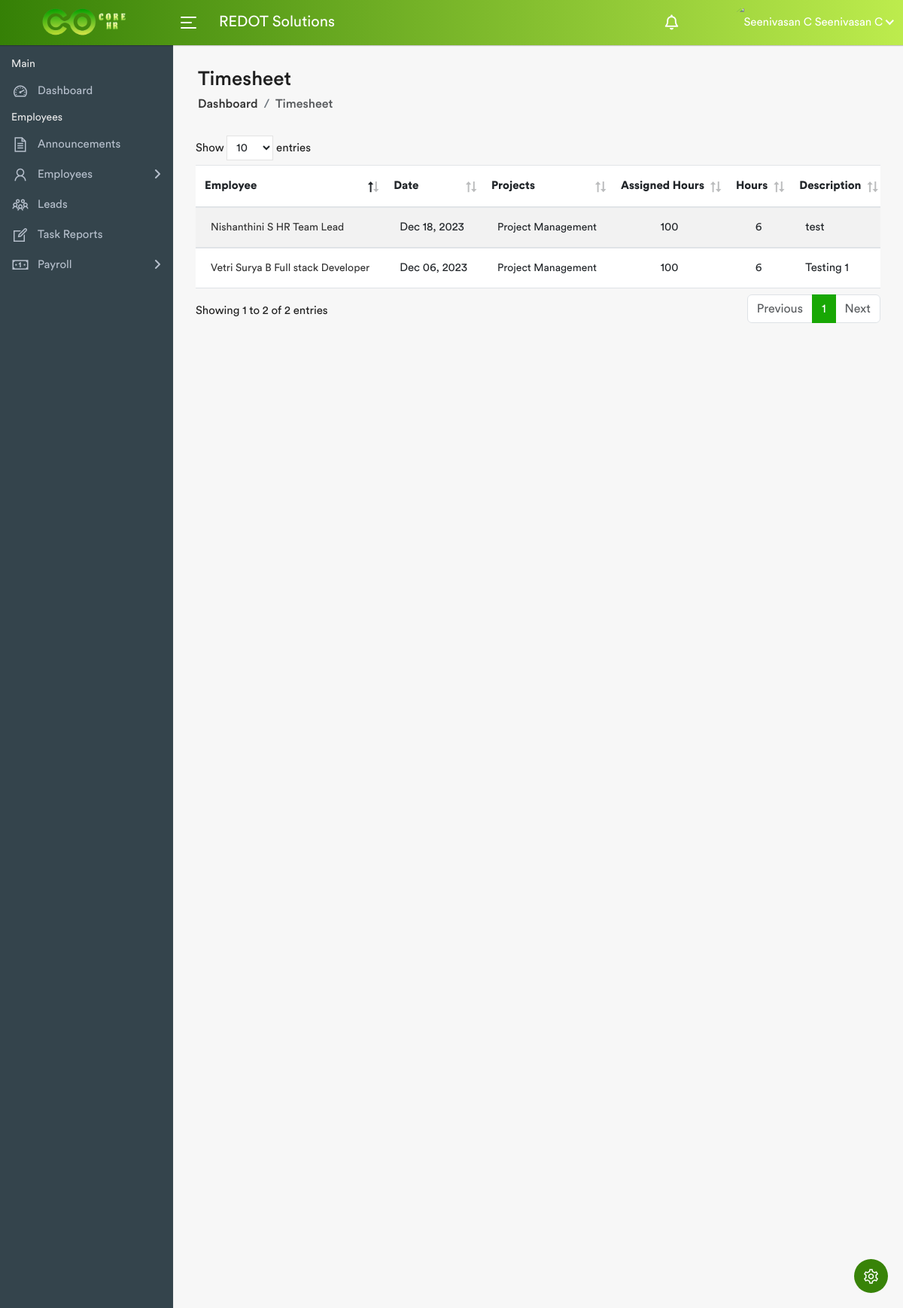
The page /timesheet.php (signed in) on the database its author committed.
### tables this page shows
CREATE TABLE `manage_emp` (
  `id` int(11) NOT NULL,
  `name` varchar(200) NOT NULL,
  `last_name` varchar(255) NOT NULL DEFAULT '',
  `emp_code` varchar(200) NOT NULL,
  `department` varchar(255) NOT NULL DEFAULT '',
  `company` varchar(100) NOT NULL DEFAULT '',
  `designation` varchar(100) NOT NULL DEFAULT '',
  `role` varchar(50) NOT NULL DEFAULT '',
  `image` varchar(255) NOT NULL DEFAULT '',
  `hr_leave_approver` varchar(255) NOT NULL DEFAULT '',
  `report_to` varchar(255) NOT NULL DEFAULT '',
  `dob` varchar(50) NOT NULL DEFAULT '',
  `gender` varchar(50) NOT NULL DEFAULT '',
  `address` varchar(100) NOT NULL DEFAULT '',
  `state` varchar(100) NOT NULL DEFAULT '',
  `country` varchar(100) NOT NULL DEFAULT '',
  `pincode` varchar(100) NOT NULL DEFAULT '',
  `mobile` varchar(50) NOT NULL DEFAULT '',
  `email` varchar(255) NOT NULL DEFAULT '',
  `web_url` varchar(255) NOT NULL DEFAULT '',
  `joining_date` varchar(255) NOT NULL DEFAULT '',
  `exit_date` varchar(255) NOT NULL DEFAULT '',
  `status` varchar(100) NOT NULL DEFAULT '',
  `lead_emp_code` varchar(100) NOT NULL DEFAULT '',
  `admin_notfiy` int(11) NOT NULL DEFAULT 0,
  `lead_notfiy` int(11) NOT NULL DEFAULT 0,
  `hr_notfiy` int(11) NOT NULL DEFAULT 0
);

CREATE TABLE `timesheet` (
  `id` int(11) NOT NULL,
  `emp_code` varchar(255) NOT NULL DEFAULT '',
  `project` varchar(500) NOT NULL DEFAULT '',
  `deadline` varchar(100) NOT NULL DEFAULT '',
  `total_hours` varchar(100) NOT NULL DEFAULT '',
  `remaining_hours` varchar(100) NOT NULL DEFAULT '',
  `date` date NOT NULL DEFAULT current_timestamp(),
  `hours` varchar(50) NOT NULL DEFAULT '',
  `description` longtext NOT NULL DEFAULT ''
);

### timesheet.php (the view, shortened to what this page needs)
<?php
 require('user_role.php');
?>
<!DOCTYPE html>
<html lang="en" data-layout="vertical" data-topbar="light" data-sidebar="dark" data-sidebar-size="lg" data-sidebar-image="none">
<head>
        <link rel="stylesheet" href="assets/css/bootstrap.min.css">
        <link rel="stylesheet" href="assets/plugins/fontawesome/css/fontawesome.min.css">
    	<link rel="stylesheet" href="assets/plugins/fontawesome/css/all.min.css">
        <link rel="stylesheet" href="assets/css/line-awesome.min.css">
		<link rel="stylesheet" href="assets/css/material.css">
		<link rel="stylesheet" href="assets/css/dataTables.bootstrap4.min.css">
		<link rel="stylesheet" href="assets/css/select2.min.css">
		<link rel="stylesheet" href="assets/css/bootstrap-datetimepicker.min.css">
        <link rel="stylesheet" href="assets/css/style.css">
    </head>
    <body>
        <div class="main-wrapper">
			<?php include 'header.php';?>
			<?php include 'side-bar.php';?>
            <div class="page-wrapper">
                <div class="content container-fluid">
					<div class="page-header">
						<div class="row align-items-center">
							<div class="col">
								<h3 class="page-title">Timesheet</h3>
								<ul class="breadcrumb">
									<li class="breadcrumb-item"><a href="dashboard.php">Dashboard</a></li>
									<li class="breadcrumb-item active">Timesheet</li>
								</ul>
							</div>
						</div>
					</div>
					<div class="row">
						<div class="col-md-12">
							<div class="table-responsive">
								<table class="table table-striped custom-table mb-0 datatable">
									<thead>
										<tr>
											<th>Employee</th>
											<th>Date</th>
											<th>Projects</th>
											<th class="text-center">Assigned Hours</th>
											<th class="text-center">Hours</th>
											<th class="d-none d-sm-table-cell">Description</th>
										</tr>
									</thead>
									<tbody>
										<?php
										require_once('inc/config.php');
                                     $sql = $db->query("select * from timesheet ORDER BY date DESC");
									if($sql->num_rows>0){
                                    while($row = $sql->fetch_assoc()){ ?>
										<tr>
											<td>
												<h2 class="table-avatar">
													<?php $emp_id = $row['emp_code'];
													$prodcatsql1 = "SELECT * FROM manage_emp WHERE emp_code = '$emp_id'";
								                    $pro_results = mysqli_query($db, $prodcatsql1);
								                    $pro_data = $pro_results->fetch_assoc();
													?>
													<a href=""><?php echo $pro_data['name'];?> <?php echo $pro_data['last_name'];?><span> <?php echo $pro_data['designation'];?></span></a>
												</h2>
											</td>
											<td>
												<?php $pro_data_date = $row['date'];
                                	          $timestamp = strtotime($pro_data_date);
                                	          $formatted_date = date('M d, Y', $timestamp);
                                	          echo $formatted_date; ?></td>
											<td>
												<h2><?php echo $row['project'];?></h2>
											</td>
											<td class="text-center"><?php echo $row['total_hours'];?></td>
											<td class="text-center"><?php echo $row['hours'];?></td>
											<td class="d-none d-sm-table-cell col-md-4"><?php echo $row['description'];?></td>
										</tr>
										<?php }} ?>
									</tbody>
								</table>
							</div>
						</div>
					</div>
                </div>
            </div>
        </div>
		<?php include 'setting-icon.php';?>
    </body>
</html>

### header.php (shortened to what this page needs)
            <div class="header">
                <div class="header-left">
                     <a href="dashboard.php" class="logo">
						<img src="assets/img/logo.png" width="70%" height="" alt="Logo">
					</a>
                </div>
				<a id="toggle_btn" href="javascript:void(0);">
					<span class="bar-icon">
						<span></span>
						<span></span>
						<span></span>
					</span>
				</a>
                <div class="page-title-box">
					<h3>REDOT Solutions</h3>
                </div>
				<ul class="nav user-menu">
					<?php
										require("user_role.php");
                                     if($role_id == 1){
										 $emp_coun = $db->query("select count(id) as emp_co from manage_emp WHERE admin_notfiy = 0 AND designation != 'Admin' ORDER BY joining_date DESC");
                                         $emp_leave_coun = $db->query("select count(id) as emp_le_co from emp_leaves WHERE admin_notify = 0 ORDER BY apply_on DESC");
									}
					?>
					<li class="nav-item dropdown">
						<a href="#" class="dropdown-toggle nav-link" data-bs-toggle="dropdown">
							<?php if($role_id == 1 || $role_id == 3){
							$emp_counts = $emp_coun->fetch_assoc();
							      $emp_lev_counts = $emp_leave_coun->fetch_assoc();
							      $notify_count = $emp_counts['emp_co'] + $emp_lev_counts['emp_le_co'];
							  }
							  if($notify_count == 0){
							?>
							<i class="fa-regular fa-bell"></i> <span class="badge rounded-pill"></span>
							<?php } else { ?>
							<i class="fa-regular fa-bell"></i> <span class="badge rounded-pill"><?php echo $notify_count;?></span>
							<?php } ?>
						</a>
					</li>
					<li class="nav-item dropdown">
						<a href="#" class="dropdown-toggle nav-link" data-bs-toggle="dropdown">
						</a>
					</li>
<?php
                                    require_once('inc/config.php');
                                    $id= $_SESSION['username'];
  	   $query2 = "SELECT * FROM manage_emp WHERE emp_code='$id'";
  	$results2 = mysqli_query($db, $query2);
  	$name= $results2->fetch_assoc(); ?>
					<li class="nav-item dropdown has-arrow main-drop">
						<a href="#" class="dropdown-toggle nav-link" data-bs-toggle="dropdown">
							<span class="user-img"><img src="profile-img/<?php echo $name['image']; ?>" alt="<?php echo $name['name']; ?> <?php echo $name['last_name']; ?>">
							<span><?php echo $name['name']; ?> <?php echo $name['last_name']; ?></span>
						</a>
					</li>
				</ul>
            </div>

### rows shown on the page
manage_emp: name "Seenivasan", last_name "C"
timesheet: manage_emp.name "Nishanthini", manage_emp.last_name "S", manage_emp.designation "HR Team Lead", date "Dec 18, 2023", project "Project Management", total_hours "100", hours "6", description "test"
timesheet: manage_emp.name "Vetri", manage_emp.last_name "Surya B", manage_emp.designation "Full stack Developer", date "Dec 06, 2023", project "Project Management", total_hours "100", hours "6", description "Testing 1"
